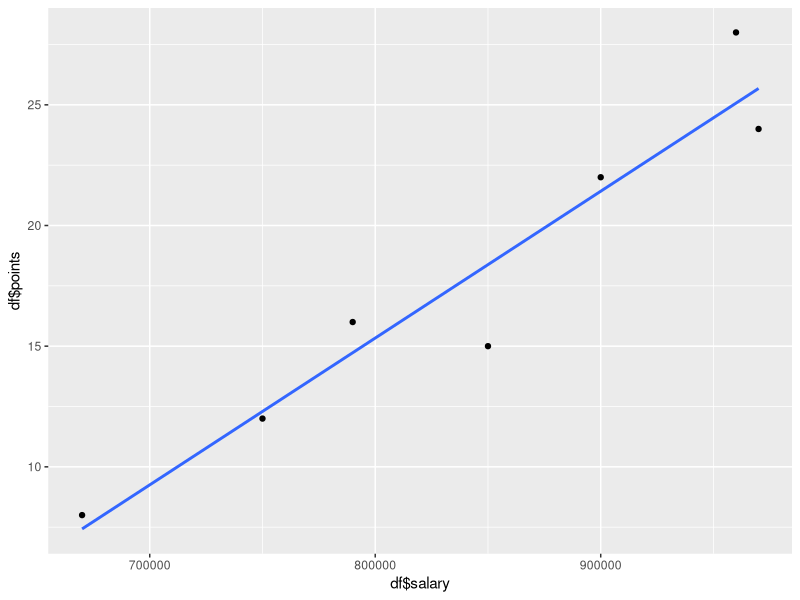
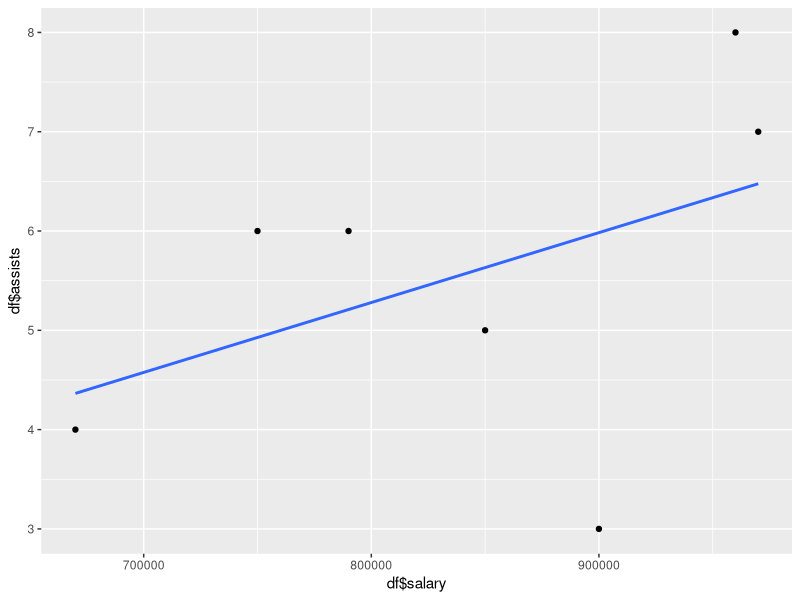
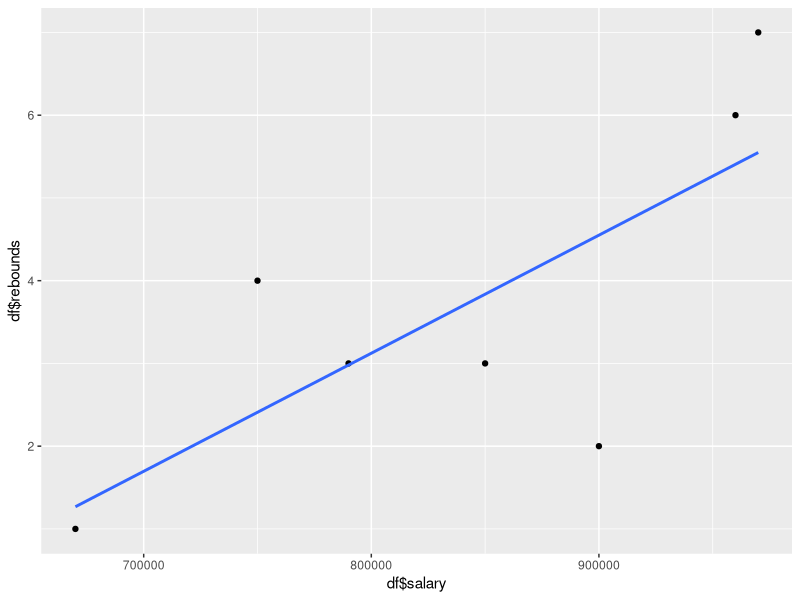

Source code (R) for these figures, in order:
# Modeled after problem at https://www.statology.org/predict-in-r-multiple-regression/

#Turn off Scientific notation
options(scipen = 50)

#create data frame
df <- data.frame(salary=c(670000, 750000, 790000, 850000, 900000, 960000, 970000),
                 points=c(8, 12, 16, 15, 22, 28, 24),
                 assists=c(4, 6, 6, 5, 3, 8, 7),
                 rebounds=c(1, 4, 3, 3, 2, 6, 7))


#------------------------------------------------------

# Plotting Data 
#install.packages("ggplot2")
library(ggplot2)

# Adds a linear regression line for points without confidence interval
qplot(df$salary, df$points) + 
    geom_smooth(method = "lm", se = FALSE) 

# Adds a linear regression line for assists without confidence interval
qplot(df$salary, df$assists) + 
  geom_smooth(method = "lm", se = FALSE) 

# Adds a linear regression line for rebounds without confidence interval
qplot(df$salary, df$rebounds) + 
  geom_smooth(method = "lm", se = FALSE) 


#Which dependent variable looks most closely correlated with salary?

#------------------------------------------------------

#fit multiple linear regression model
model <- lm(salary ~ points + assists + rebounds, data=df)
summary(model)


#Coefficients:
#  Estimate Std. Error t value Pr(>|t|)   
# (Intercept)   664355      66932   9.926  0.00218 **
#  points         12152       2788   4.359  0.02232 * 
#  assists       -25968      16263  -1.597  0.20860   
#  rebounds       28202      16118   1.750  0.17847   

#From the values in the Estimate column, we can write the fitted regression model:
#PredictedSalary = 664355 + 12152(points) – 25968(assists) + 28202(rebounds)

#------------------------------------------------------

#We can use the following code to predict the salary of a new player who has 20 points, 5 assists, and 2 rebounds:

#define new player
new <- data.frame(points=c(20), assists=c(5), rebounds=c(2))

#use the fitted model to predict the rating for the new player
predict(model, newdata=new)

# 833960.7
